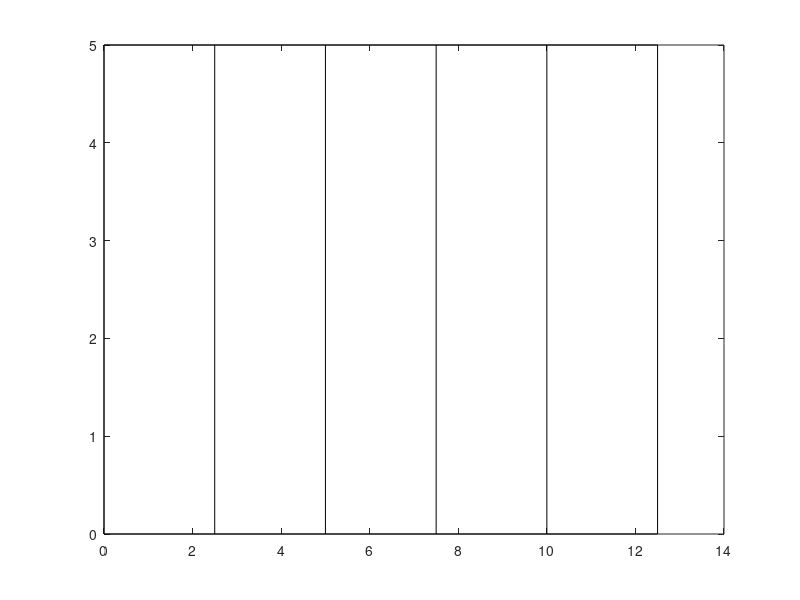

Write the MATLAB code that produced this figure. (Note: this script raises an error after producing the figure.)
close all;
clear all

nLane = input('How many lanes? ');
dX = 2.5;
dY = 5;
lengthLane = input('length of platooning look-ahead distance? ');

Yleftlane = 0:5:lengthLane;
Xleftlane = 0:dX:nLane*dX;

[X_grid,Y_grid] = meshgrid(Xleftlane,Yleftlane);
[X_grid2,Y_grid2] = meshgrid(Yleftlane,Xleftlane);

figure(1)
set(gcf,'Units','centimeters','position',[2 2 10 15])
plot(X_grid,Y_grid,'k')
hold on
plot(Y_grid2,X_grid2,'k')

figure(1)
hold on;
xy_leader = ginput(1);
xi = find(X_grid(1,:) > xy_leader(1));
yi = find(Y_grid(:,1) > xy_leader(2));
xy_leader(1) = X_grid(1,xi(1)) - dX*0.5;
xy_leader(2) = Y_grid(yi(1),1) - dY*0.5;

plot(xy_leader(1),xy_leader(2),'b+','LineWidth',3);

d = imread ('BM.png');
e = imread ('PPP.jpg');
f = imread ('TRFC.jpg');

image (flipud(d), 'XData' , [xy_leader(1)-1 xy_leader(1)+1], 'YData' , [xy_leader(2)-2 xy_leader(2)+2]);
text(xy_leader(1)+0.5,xy_leader(2),'Leader','VerticalAlignment','top')

n_slave = input('How many slave vehicles in the scenario? ');
xy_slave = zeros(n_slave,2);

for i=1:n_slave
    figure(1)
    hold on;
    
    xy_slave(i,:) = ginput(1);
   
    xi = find(X_grid(1,:) > xy_slave(i,1));
    yi = find(Y_grid(:,1) > xy_slave(i,2));
    xy_slave(i,1) = X_grid(1,xi(1)) - dX*0.5;
    xy_slave(i,2) = Y_grid(yi(1),1) - dY*0.5;
    
    if xy_slave(i,:) == xy_leader
        error('Cannot be on same square as leader')
    end
    
    if i > 1
        for j=1:i-1
            if xy_slave(j,:) == xy_slave(i,:)
                error('Cannot have 2 slaves in same box')
            end
        end
    end
    
    tag = strcat({'Slave '},num2str(i));    
    plot(xy_slave(i,1),xy_slave(i,2),'r*','LineWidth',2);
    image (flipud(e), 'XData' , [xy_slave(i,1)-1 xy_slave(i,1)+1], 'YData' , [xy_slave(i,2)-2 xy_slave(i,2)+2]);
    text(xy_slave(i,1)+0.5,xy_slave(i,2),tag,'VerticalAlignment','top')
end


n_traffic = input('How many traffic objects? ');
if n_traffic ~= 0    
    xy_traffic = zeros(n_traffic,2);    
    for i=1:n_traffic
        figure(1)
        hold on;
        xy_traffic(i,:) = ginput(1);
        
        xi = find(X_grid(1,:) > xy_traffic(i,1));
        yi = find(Y_grid(:,1) > xy_traffic(i,2));
        xy_traffic(i,1) = X_grid(1,xi(1)) - dX*0.5;
        xy_traffic(i,2) = Y_grid(yi(1),1) - dY*0.5;
        
        tag = strcat({'Traffic '},num2str(i));
        plot(xy_traffic(i,1),xy_traffic(i,2),'ok','LineWidth',2);
        image (flipud(f), 'XData' , [xy_traffic(i,1)-1 xy_traffic(i,1)+1], 'YData' , [xy_traffic(i,2)-2 xy_traffic(i,2)+2]);
        text(xy_traffic(i,1)+0.5,xy_traffic(i,2),tag,'VerticalAlignment','top')
    end    
end

[SlavePosition,SlaveDistance,Weights] = RespectivePosition(xy_slave,xy_leader,n_slave);
temp_Weights = Weights; 
for i=1:n_slave
    [max_Weight,index_max(i)] = max(temp_Weights);
    temp_Weights(index_max(i))= -1;
end

% using RRT for path planning
K=2000;
xMin=0; xMax=nLane*dX;
yMin=0; yMax=lengthLane;
thresh=1; %acceptable threshold for solution
xGoal=xy_leader(1); yGoal=xy_leader(2)-5; %goal for planner

% xy_traffic = [0 0];
for i = 1:n_slave
        slave = index_max(i);
        xInit=xy_slave(slave,1); yInit=xy_slave(slave,2); %initial point for planner
        path(i) = RRTStar(K, xMin, xMax, yMin, yMax, xInit,...
            yInit, xGoal, yGoal, thresh, xy_leader, xy_traffic, xy_slave, n_slave, n_traffic);
        
        init_state(i).x = xy_slave(slave,1);
        init_state(i).y = xy_slave(slave,2);
        init_state(i).yaw = 0;
        init_state(i).v = 30/3.6;
        
        xy_slave(slave,1) = xGoal; %update new slave position
        xy_slave(slave,2) = yGoal;
        
        new_yGoal = xy_slave(slave,2)-(5);
        yGoal = new_yGoal;
end
target_speed = 30/3.6;

%     for i = 1:numel(path)
%         xPath = path(i).x;
%         yPath = path(i).y;
%         if length(xPath) > 3
%             [rx, ry] =  bspline_planning(xPath, yPath);
%             figure(1)
%             hold on
%             plot(rx,ry,'--r','LineWidth',2)
%             hold on
%             [xTrack, yTrack] = PathTracking(rx, ry, init_state(i), target_speed);
%             plot(xTrack,yTrack,'k','LineWidth',1)
%         else
%             hold on
%             figure(1)
%             plot(xPath,yPath,'--r','LineWidth',2)
% 
%             if length(xPath)==3
%                 xPath = [linspace(xPath(1),xPath(2),40) linspace(xPath(2),xPath(3),40)];
%                 yPath = [linspace(yPath(1),yPath(2),40) linspace(yPath(2),yPath(3),40)];
%                 [xTrack, yTrack] = PathTracking(xPath, yPath, init_state(i), target_speed);
% 	            figure(1)
%                 hold on
% 	            plot(xTrack,yTrack,'k','LineWidth',1)
%             elseif length(xPath)==2
%                 xPath = [linspace(xPath(1),xPath(2),40)];
%                 yPath = [linspace(yPath(1),yPath(2),40)];
%                 [xTrack, yTrack] = PathTracking(xPath, yPath, init_state(i), target_speed);
% 	            figure(1)
%                 hold on
% 	            plot(xTrack,yTrack,'k','LineWidth',1)
%             end
%                 
%         end
%     end
